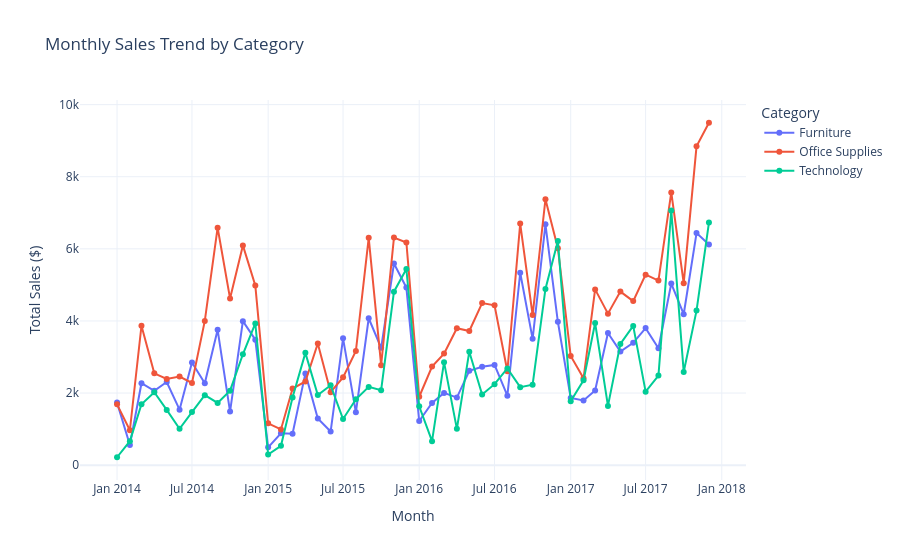

This figure's notebook cell:
### Code cell
# Cell 13 – Plotly Line: Monthly Sales Trend (Interactive)
monthly_cat = df.groupby(['Month', 'Category'])['Sales'].sum().reset_index()
monthly_cat = monthly_cat.sort_values('Month')

fig = px.line(monthly_cat, x='Month', y='Sales', color='Category',
              title='Monthly Sales Trend by Category',
              labels={'Sales': 'Total Sales ($)', 'Month': 'Month'},
              template='plotly_white', markers=True)
fig.update_layout(hovermode='x unified')
fig.write_html('../reports/html/01_plotly_monthly_sales_trend.html')
fig.show()
print('Saved: 01_plotly_monthly_sales_trend.html')

### Figure 1 — Plotly figure (JSON) as saved in the notebook; plotly's stock layout.template omitted (floating-point values rounded to 4 significant figures)
{"data": [{"hovertemplate": "Category=Furniture<br>Month=%{x}<br>Total Sales ($)=%{y}<extra></extra>", "legendgroup": "Furniture", "line": {"color": "#636efa", "dash": "solid"}, "marker": {"symbol": "circle"}, "mode": "lines+markers", "name": "Furniture", "orientation": "v", "showlegend": true, "x": ["2014-01", "2014-02", "2014-03", "2014-04", "2014-05", "2014-06", "2014-07", "2014-08", "2014-09", "2014-10", "2014-11", "2014-12", "2015-01", "2015-02", "2015-03", "2015-04", "2015-05", "2015-06", "2015-07", "2015-08", "2015-09", "2015-10", "2015-11", "2015-12", "2016-01", "2016-02", "2016-03", "2016-04", "2016-05", "2016-06", "2016-07", "2016-08", "2016-09", "2016-10", "2016-11", "2016-12", "2017-01", "2017-02", "2017-03", "2017-04", "2017-05", "2017-06", "2017-07", "2017-08", "2017-09", "2017-10", "2017-11", "2017-12"], "xaxis": "x", "y": [1735.0, 558.3, 2273.0, 2063.0, 2307.0, 1538.0, 2846.0, 2271.0, 3753.0, 1485.0, 3994.0, 3480.0, 494.3, 885.4, 870.8, 2545.0, 1293.0, 932.5, 3518.0, 1465.0, 4075.0, 3253.0, 5593.0, 4925.0, 1224.0, 1725.0, 2004.0, 1874.0, 2616.0, 2730.0, 2779.0, 1928.0, 5337.0, 3503.0, 6681.0, 3977.0, 1863.0, 1793.0, 2074.0, 3666.0, 3150.0, 3393.0, 3801.0, 3243.0, 5038.0, 4187.0, 6438.0, 6118.0], "yaxis": "y", "type": "scatter"}, {"hovertemplate": "Category=Office Supplies<br>Month=%{x}<br>Total Sales ($)=%{y}<extra></extra>", "legendgroup": "Office Supplies", "line": {"color": "#EF553B", "dash": "solid"}, "marker": {"symbol": "circle"}, "mode": "lines+markers", "name": "Office Supplies", "orientation": "v", "showlegend": true, "x": ["2014-01", "2014-02", "2014-03", "2014-04", "2014-05", "2014-06", "2014-07", "2014-08", "2014-09", "2014-10", "2014-11", "2014-12", "2015-01", "2015-02", "2015-03", "2015-04", "2015-05", "2015-06", "2015-07", "2015-08", "2015-09", "2015-10", "2015-11", "2015-12", "2016-01", "2016-02", "2016-03", "2016-04", "2016-05", "2016-06", "2016-07", "2016-08", "2016-09", "2016-10", "2016-11", "2016-12", "2017-01", "2017-02", "2017-03", "2017-04", "2017-05", "2017-06", "2017-07", "2017-08", "2017-09", "2017-10", "2017-11", "2017-12"], "xaxis": "x", "y": [1687.0, 967.9, 3867.0, 2547.0, 2390.0, 2456.0, 2280.0, 4001.0, 6586.0, 4624.0, 6095.0, 4983.0, 1159.0, 991.4, 2123.0, 2322.0, 3374.0, 2024.0, 2436.0, 3165.0, 6306.0, 2772.0, 6312.0, 6176.0, 1897.0, 2735.0, 3094.0, 3798.0, 3722.0, 4497.0, 4434.0, 2605.0, 6702.0, 4164.0, 7375.0, 6017.0, 3030.0, 2410.0, 4876.0, 4203.0, 4814.0, 4550.0, 5283.0, 5120.0, 7564.0, 5048.0, 8843.0, 9497.0], "yaxis": "y", "type": "scatter"}, {"hovertemplate": "Category=Technology<br>Month=%{x}<br>Total Sales ($)=%{y}<extra></extra>", "legendgroup": "Technology", "line": {"color": "#00cc96", "dash": "solid"}, "marker": {"symbol": "circle"}, "mode": "lines+markers", "name": "Technology", "orientation": "v", "showlegend": true, "x": ["2014-01", "2014-02", "2014-03", "2014-04", "2014-05", "2014-06", "2014-07", "2014-08", "2014-09", "2014-10", "2014-11", "2014-12", "2015-01", "2015-02", "2015-03", "2015-04", "2015-05", "2015-06", "2015-07", "2015-08", "2015-09", "2015-10", "2015-11", "2015-12", "2016-01", "2016-02", "2016-03", "2016-04", "2016-05", "2016-06", "2016-07", "2016-08", "2016-09", "2016-10", "2016-11", "2016-12", "2017-01", "2017-02", "2017-03", "2017-04", "2017-05", "2017-06", "2017-07", "2017-08", "2017-09", "2017-10", "2017-11", "2017-12"], "xaxis": "x", "y": [219.2, 665.2, 1689.0, 2021.0, 1533.0, 1008.0, 1473.0, 1941.0, 1726.0, 2066.0, 3076.0, 3932.0, 296.4, 537.2, 1874.0, 3115.0, 1944.0, 2216.0, 1279.0, 1827.0, 2170.0, 2078.0, 4811.0, 5441.0, 1633.0, 666.3, 2857.0, 1008.0, 3147.0, 1959.0, 2247.0, 2683.0, 2164.0, 2231.0, 4886.0, 6219.0, 1771.0, 2352.0, 3943.0, 1644.0, 3362.0, 3862.0, 2038.0, 2487.0, 7064.0, 2584.0, 4287.0, 6729.0], "yaxis": "y", "type": "scatter"}], "layout": {"xaxis": {"anchor": "y", "domain": [0.0, 1.0], "title": {"text": "Month"}}, "yaxis": {"anchor": "x", "domain": [0.0, 1.0], "title": {"text": "Total Sales ($)"}}, "legend": {"title": {"text": "Category"}, "tracegroupgap": 0}, "title": {"text": "Monthly Sales Trend by Category"}, "hovermode": "x unified"}}
